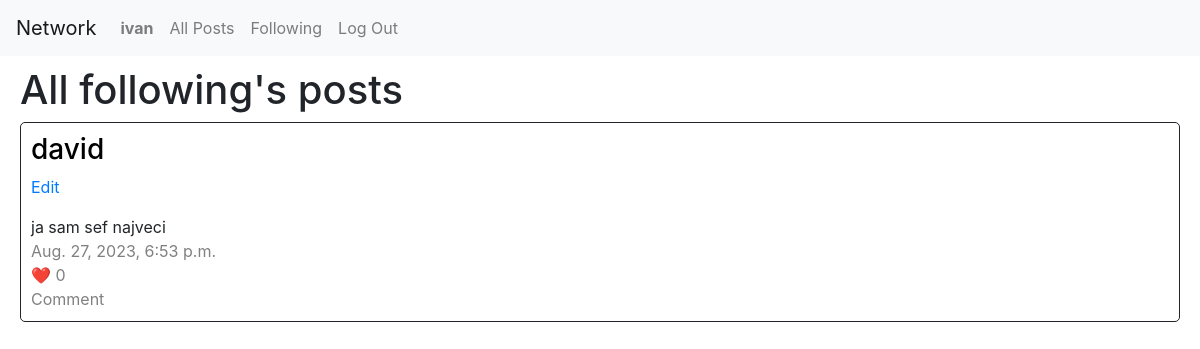
The page /following (signed in) on the database its author committed.
### network/models.py (models this page shows)
class User(AbstractUser):
    followers = models.JSONField(default=list)
    following = models.JSONField(default=list)

class NewPost(models.Model):
    posted_by = models.ForeignKey(User, on_delete=models.CASCADE, related_name='user')
    text = models.CharField(max_length=1000)
    timestamp = models.DateTimeField(default=timezone.now)
    likes = models.IntegerField(default=0)

### network/views.py (the view)
# urls.py: path("following", views.following, name="following"),
@login_required
def following(request):
    following = User.objects.filter(username__in=request.user.following).values_list('id', flat=True)
    return render(request, "network/following.html", {
        "posts": NewPost.objects.filter(posted_by__in=following).order_by('-timestamp')
    })

### network/templates/network/following.html
{% extends "network/layout.html" %}
{% block body %}
    <div id="main">
        <h1>All following's posts</h1>
        {% if posts %}
            {% for post in posts %}
                <div class="posts">
                    <h3><a href="{% url 'profile' post.posted_by.username %}" class="profilelink">{{ post.posted_by.username }}</a></h3>
                    <p><a href="#">Edit</a></p>
                    {{ post.text }}<br>
                    <span class="greytext">{{ post.timestamp }}</span><br>
                    <a href="#" class="greylink">❤️ {{ post.likes }}</a><br>
                    <a href="#" class="greylink">Comment</a>
                </div><br>
            {% endfor %}
        {% endif %}
    </div>
{% endblock %}

### network/templates/network/layout.html (shortened to what this page needs)
{% load static %}
<!DOCTYPE html>
<html lang="en">
    <head>
        <link rel="stylesheet" href="https://stackpath.bootstrapcdn.com/bootstrap/4.4.1/css/bootstrap.min.css">
        <link href="{% static 'network/styles.css' %}" rel="stylesheet">
    </head>
    <body>
        <nav class="navbar navbar-expand-lg navbar-light bg-light">
            <a class="navbar-brand" href="{% url 'index' %}">Network</a>
            <div>
              <ul class="navbar-nav mr-auto">
                {% if user.is_authenticated %}
                    <li class="nav-item">
                        <a class="nav-link" href="{% url 'profile' user.username %}"><strong>{{ user.username }}</strong></a>
                    </li>
                {% endif %}
                <li class="nav-item">
                  <a class="nav-link" href="{% url 'index' %}">All Posts</a>
                </li>
                {% if user.is_authenticated %}
                    <li class="nav-item">
                        <a class="nav-link" href="{% url 'following' %}">Following</a>
                    </li>
                    <li class="nav-item">
                        <a class="nav-link" href="{% url 'logout' %}">Log Out</a>
                    </li>
                {% endif %}
              </ul>
            </div>
          </nav>
        <div class="body">
            {% block body %}
            {% endblock %}
        </div>
    </body>
</html>

### network/static/network/styles.css (style rules this page uses)
#main { padding: 10px 20px 0 20px; }
.posts, #new_post { padding: 10px; border: 1px solid; border-radius: 5px; }
.greytext, .greylink { color: gray; text-decoration: none; }
.profilelink { text-decoration: none; color: black; }

### rows shown on the page
User: username "ivan"
NewPost: posted_by.username "david", text "ja sam sef najveci", timestamp "Aug. 27, 2023, 6:53 p.m.", likes "0"
